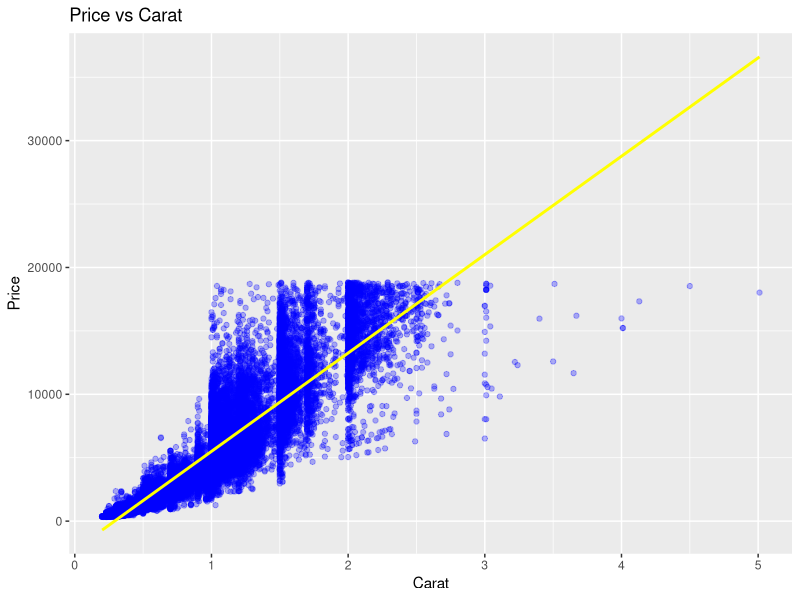
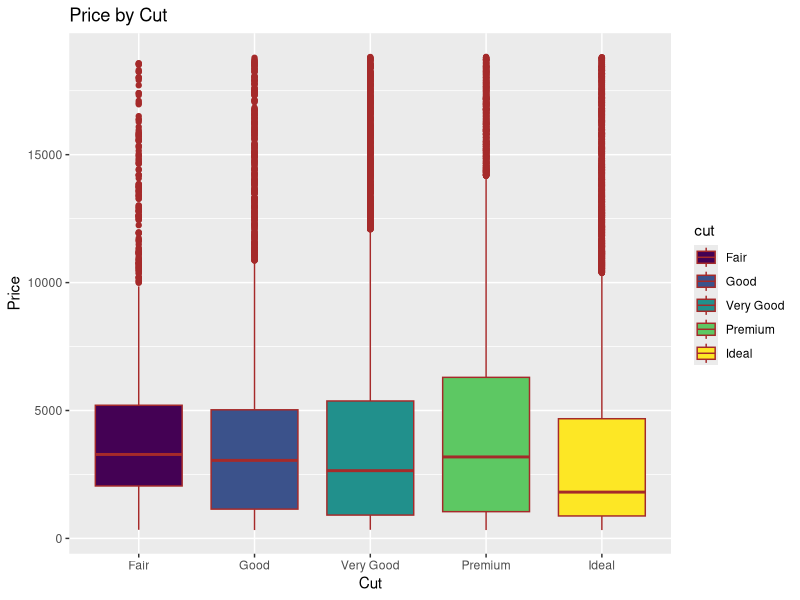

The R script that drew these images, in order:
## ---- chunk 1
library(ggplot2)

ggplot(diamonds, aes(x=carat, y=price)) + geom_point(alpha=0.3, color="blue") + geom_smooth(method="lm", color="yellow", se=FALSE) + labs(title="Price vs Carat", x="Carat", y="Price")
## ---- chunk 2
ggplot(diamonds, aes(x=cut, y=price, fill=cut)) + geom_boxplot(color="brown") + labs(title="Price by Cut", x="Cut", y="Price")
